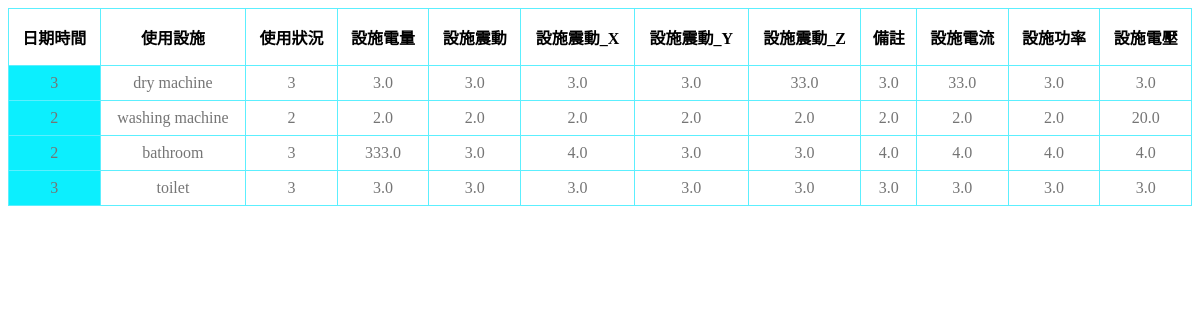
Screenshot of /dorm/info2/ with the database file from the repository.
### dorm/models.py (models this page shows, shortened)
class facilities_secondfloor(models.Model):
	Date = models.CharField(max_length = 30)
	facilities_name = models.CharField(max_length = 20)
	facilities_useage = models.CharField(max_length = 10)
	battery = models.FloatField()
	Acce_X = models.FloatField()
	Acce_Y = models.FloatField()
	Acce_Z = models.FloatField()
	Acce = models.FloatField()
	Temp = models.FloatField()
	Current = models.FloatField()
	Voltage = models.FloatField()
	Power = models.FloatField()

### dorm/views.py (the view)
# urls.py: path('info2/', views.FacilitiesViewSet2.get, name='dorm'),
    def get(request):
        template_name = 'dorm.html'
        queryset = facilities_secondfloor.objects.all()
        return render(request, template_name, {"context":queryset})

### dorm/templates/dorm.html (shortened to what this page needs)
<!DOCTYPE html>
<html lang="en">
<head>
    {% load static %}
    <link rel="stylesheet" href="{% static '/css/dorm.css' %}">
</head>
<body>
    {% load static %}
    <table>
        <thead>
            <tr>
                <th>日期時間</th>
                <th>使用設施</th>
                <th>使用狀況</th>
                <th>設施電量</th>
                <th>設施震動</th>
                <th>設施震動_X</th>
                <th>設施震動_Y</th>
                <th>設施震動_Z</th>
                <th>備註</th>
                <th>設施電流</th>
                <th>設施功率</th>
                <th>設施電壓</th>
            </tr>
        </thead>
        <tbody>
            {% for data in context%}
                <tr>
                    <td class='date'>{{ data.Date }}</td>
                    <td class='facilities name'>{{ data.facilities_name }}</td>
                    <td class='facilities useage'>{{ data.facilities_useage }}</td>
                    <td class='facilities battery'>{{ data.battery }}</td>
                    <td class='facilities Acce'>{{ data.Acce }}</td>
                    <td class='facilities Acce_X'>{{ data.Acce_X }}</td>
                    <td class='facilities Acce_Y'>{{ data.Acce_Y }}</td>
                    <td class='facilities Acce_Z'>{{ data.Acce_Z }}</td>
                    <td class='facilities Temp'>{{ data.Temp }}</td>
                    <td class='facilities Current'>{{ data.Current }}</td>
                    <td class='facilities Power'>{{ data.Power }}</td>
                    <td class='facilities Voltage'>{{ data.Voltage }}</td>
                </tr>
            {% endfor%}
        </tbody>
    </table>
</body>
</html>

### dorm/static/css/dorm.css (style rules this page uses)
table { border: 0; border-collapse: collapse; border-radius: 8px; width: 100%; }
th { border: solid 1px #5ceffe; padding: 16px 8px; }
td { border: solid 1px #5ceffe; text-align: center; padding: 8px; color: #757575; }
.date { background-color: #0ceffe; }

### rows the page displays
facilities_secondfloor: Date "3", facilities_name "dry machine", facilities_useage "3", battery "3.0", Acce "3.0", Acce_X "3.0", Acce_Y "3.0", Acce_Z "33.0", Temp "3.0", Current "33.0", Power "3.0", Voltage "3.0"
facilities_secondfloor: Date "2", facilities_name "washing machine", facilities_useage "2", battery "2.0", Acce "2.0", Acce_X "2.0", Acce_Y "2.0", Acce_Z "2.0", Temp "2.0", Current "2.0", Power "2.0", Voltage "20.0"
facilities_secondfloor: Date "2", facilities_name "bathroom", facilities_useage "3", battery "333.0", Acce "3.0", Acce_X "4.0", Acce_Y "3.0", Acce_Z "3.0", Temp "4.0", Current "4.0", Power "4.0", Voltage "4.0"
facilities_secondfloor: Date "3", facilities_name "toilet", facilities_useage "3", battery "3.0", Acce "3.0", Acce_X "3.0", Acce_Y "3.0", Acce_Z "3.0", Temp "3.0", Current "3.0", Power "3.0", Voltage "3.0"
